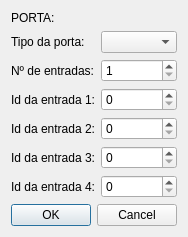
<?xml version="1.0" encoding="UTF-8"?>
<ui version="4.0">
 <class>ModificarPorta</class>
 <widget class="QDialog" name="ModificarPorta">
  <property name="geometry">
   <rect>
    <x>0</x>
    <y>0</y>
    <width>174</width>
    <height>225</height>
   </rect>
  </property>
  <property name="windowTitle">
   <string>Modificar porta</string>
  </property>
  <layout class="QVBoxLayout" name="verticalLayout">
   <item>
    <layout class="QGridLayout" name="gridLayout">
     <item row="0" column="0">
      <widget class="QLabel" name="labelPorta">
       <property name="text">
        <string>PORTA:</string>
       </property>
      </widget>
     </item>
     <item row="0" column="1">
      <widget class="QLabel" name="labelIdPorta">
       <property name="text">
        <string/>
       </property>
      </widget>
     </item>
     <item row="1" column="0">
      <widget class="QLabel" name="labelTipoPorta">
       <property name="text">
        <string>Tipo da porta:</string>
       </property>
      </widget>
     </item>
     <item row="1" column="1">
      <widget class="QComboBox" name="comboTipoPorta"/>
     </item>
     <item row="2" column="0">
      <widget class="QLabel" name="labelNumInputs">
       <property name="text">
        <string>Nº de entradas:</string>
       </property>
      </widget>
     </item>
     <item row="2" column="1">
      <widget class="QSpinBox" name="spinNumInputs">
       <property name="minimum">
        <number>1</number>
       </property>
       <property name="maximum">
        <number>4</number>
       </property>
      </widget>
     </item>
     <item row="3" column="0">
      <widget class="QLabel" name="labelInput1">
       <property name="text">
        <string>Id da entrada 1:</string>
       </property>
      </widget>
     </item>
     <item row="3" column="1">
      <widget class="QSpinBox" name="spinInput1"/>
     </item>
     <item row="4" column="0">
      <widget class="QLabel" name="labelInput2">
       <property name="text">
        <string>Id da entrada 2:</string>
       </property>
      </widget>
     </item>
     <item row="4" column="1">
      <widget class="QSpinBox" name="spinInput2"/>
     </item>
     <item row="5" column="0">
      <widget class="QLabel" name="labelInput3">
       <property name="text">
        <string>Id da entrada 3:</string>
       </property>
      </widget>
     </item>
     <item row="5" column="1">
      <widget class="QSpinBox" name="spinInput3"/>
     </item>
     <item row="6" column="0">
      <widget class="QLabel" name="labelInput4">
       <property name="text">
        <string>Id da entrada 4:</string>
       </property>
      </widget>
     </item>
     <item row="6" column="1">
      <widget class="QSpinBox" name="spinInput4"/>
     </item>
    </layout>
   </item>
   <item>
    <widget class="QDialogButtonBox" name="buttonBox">
     <property name="orientation">
      <enum>Qt::Horizontal</enum>
     </property>
     <property name="standardButtons">
      <set>QDialogButtonBox::Cancel|QDialogButtonBox::Ok</set>
     </property>
     <property name="centerButtons">
      <bool>true</bool>
     </property>
    </widget>
   </item>
  </layout>
 </widget>
 <resources/>
 <connections>
  <connection>
   <sender>buttonBox</sender>
   <signal>accepted()</signal>
   <receiver>ModificarPorta</receiver>
   <slot>accept()</slot>
   <hints>
    <hint type="sourcelabel">
     <x>248</x>
     <y>254</y>
    </hint>
    <hint type="destinationlabel">
     <x>157</x>
     <y>274</y>
    </hint>
   </hints>
  </connection>
  <connection>
   <sender>buttonBox</sender>
   <signal>rejected()</signal>
   <receiver>ModificarPorta</receiver>
   <slot>reject()</slot>
   <hints>
    <hint type="sourcelabel">
     <x>316</x>
     <y>260</y>
    </hint>
    <hint type="destinationlabel">
     <x>286</x>
     <y>274</y>
    </hint>
   </hints>
  </connection>
 </connections>
</ui>
